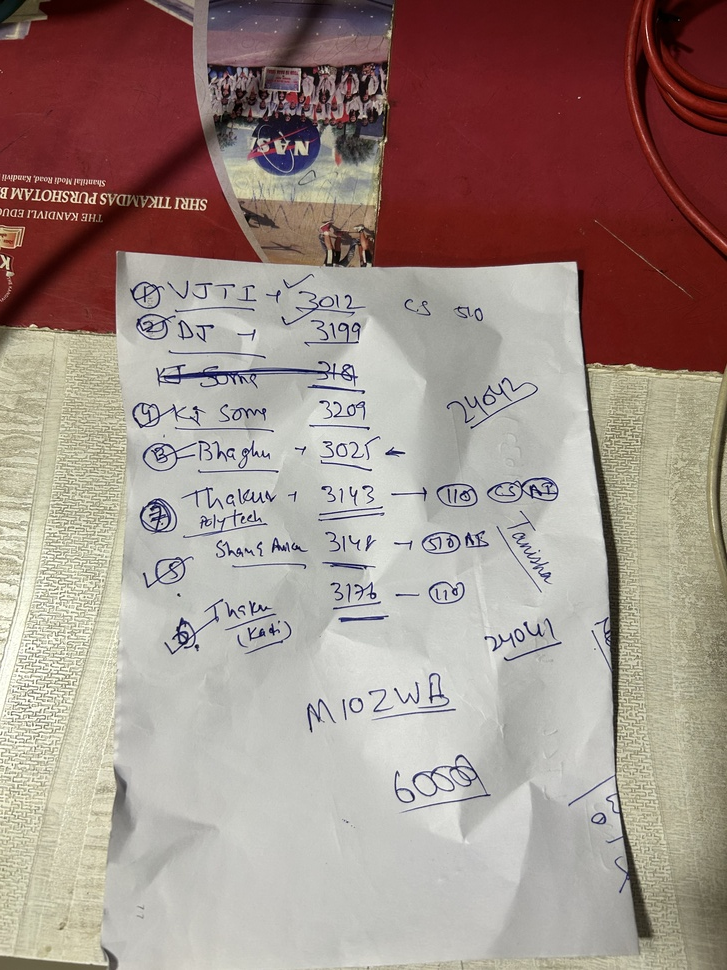
#> input picture IMG_3712.jpeg, 727 x 970 px, shrunk from 3024 x 4032 before the run
$ python -i phase7_quality.py   (imports and definitions only)   (older library calls are emulated)
#> lines starting #> are read from the running program, lines starting #| are printed output that depends on the picture
"""
Phase 7 — Document Quality Analyzer
Evaluates scanned document quality across multiple metrics and generates
a structured quality report with an overall score and star rating.

Metrics:
  - Sharpness       (Variance of Laplacian)
  - Blur Level      (Low / Medium / High)
  - Brightness      (Too Dark / Good / Too Bright)
  - Contrast        (RMS contrast)
  - Perspective     (Edge parallelism check)
  - Noise Level     (High-frequency residual estimation)
  - OCR Readiness   (Composite prediction)
  - Overall Score   (/100) + Star Rating
"""
import cv2
import numpy as np
from dataclasses import dataclass, field, asdict
from typing import Literal


# ══════════════════════════════════════════════════════════════════════════════
# Data Classes
# ══════════════════════════════════════════════════════════════════════════════

@dataclass
class QualityReport:
    # Raw metric values
    sharpness_score: float = 0.0        # 0–100
    blur_variance:   float = 0.0        # raw Laplacian variance
    brightness_mean: float = 0.0        # 0–255
    contrast_rms:    float = 0.0        # 0–127
    noise_estimate:  float = 0.0        # 0–100 (lower = less noise)

    # Classification labels
    blur_level:    Literal["Low", "Medium", "High"] = "Medium"
    brightness_ok: Literal["Too Dark", "Good", "Too Bright"] = "Good"
    contrast_ok:   Literal["Low", "Good", "Excellent"] = "Good"
    noise_level:   Literal["Low", "Medium", "High"] = "Medium"
    perspective_ok: bool = True

    # Composite scores
    ocr_readiness:  float = 0.0         # 0–100
    overall_score:  float = 0.0         # 0–100
    star_rating:    int   = 3           # 1–5

    # Recommendations
    recommendations: list[str] = field(default_factory=list)

    def to_dict(self) -> dict:
        return asdict(self)

    # [24 lines left out: function __str__, not called in this run]


# ══════════════════════════════════════════════════════════════════════════════
# Individual Metric Functions
# ══════════════════════════════════════════════════════════════════════════════

def measure_sharpness(gray: np.ndarray) -> tuple[float, float]:
    """
    Sharpness via Variance of Laplacian.
    High variance = sharp; Low variance = blurry.

    Returns:
        (score_0_100, raw_variance)
    """
    lap = cv2.Laplacian(gray, cv2.CV_64F)
    variance = float(lap.var())

    # Empirical calibration:
    # variance < 50   → very blurry
    # variance > 2000 → very sharp
    score = np.clip(variance / 2000.0 * 100, 0, 100)
    return float(score), variance


def classify_blur(variance: float) -> Literal["Low", "Medium", "High"]:
    """Classify blur level from Laplacian variance."""
    if variance > 500:
        return "Low"
    elif variance > 100:
        return "Medium"
    else:
        return "High"


def measure_brightness(gray: np.ndarray) -> tuple[float, Literal["Too Dark", "Good", "Too Bright"]]:
    """
    Measure mean brightness and classify.

    Returns:
        (mean_brightness, label)
    """
    mean = float(gray.mean())
    if mean < 60:
        label: Literal["Too Dark", "Good", "Too Bright"] = "Too Dark"
    elif mean > 200:
        label = "Too Bright"
    else:
        label = "Good"
    return mean, label


def measure_contrast(gray: np.ndarray) -> tuple[float, Literal["Low", "Good", "Excellent"]]:
    """
    RMS contrast = std(pixel_intensities).

    Returns:
        (rms_contrast, label)
    """
    rms = float(gray.std())
    if rms < 30:
        label: Literal["Low", "Good", "Excellent"] = "Low"
    elif rms > 60:
        label = "Excellent"
    else:
        label = "Good"
    return rms, label


def estimate_noise(gray: np.ndarray) -> tuple[float, Literal["Low", "Medium", "High"]]:
    """
    Estimate noise level using high-frequency residual.
    noise_img = |image - gaussian_smoothed|
    noise_estimate = mean of noise_img

    Returns:
        (noise_score_0_100, label)
    """
    smoothed = cv2.GaussianBlur(gray, (5, 5), 0)
    residual = cv2.absdiff(gray, smoothed).astype(np.float32)
    noise_mean = float(residual.mean())

    # Normalize: 0 = no noise, 100 = very noisy
    score = np.clip(noise_mean / 30.0 * 100, 0, 100)

    if noise_mean < 5:
        label: Literal["Low", "Medium", "High"] = "Low"
    elif noise_mean < 12:
        label = "Medium"
    else:
        label = "High"

    return float(score), label


def check_perspective(gray: np.ndarray) -> bool:
    """
    Check edge parallelism after perspective correction.
    Uses Hough lines to detect the dominant near-vertical and near-horizontal
    lines and checks their variance in angle.

    Returns True if perspective appears correct (low angle variance).
    """
    edges = cv2.Canny(gray, 50, 150)
    lines = cv2.HoughLinesP(
        edges, 1, np.pi / 180, threshold=80,
        minLineLength=gray.shape[1] // 5, maxLineGap=20
    )
    if lines is None or len(lines) < 4:
        return True  # Not enough lines to evaluate

    angles = []
    for line in lines:
        # OpenCV 5 returns (N,4); OpenCV 4 returns (N,1,4) — flatten handles both
        x1, y1, x2, y2 = line.flatten()[:4]
        if x2 != x1:
            angles.append(np.degrees(np.arctan2(int(y2) - int(y1), int(x2) - int(x1))))

    if not angles:
        return True

    # Separate near-horizontal lines
    h_angles = [a for a in angles if abs(a) < 20]
    if len(h_angles) < 2:
        return True

    # Low std of horizontal angles → parallel lines → good perspective
    std = float(np.std(h_angles))
    return std < 5.0


def compute_ocr_readiness(sharpness: float, blur: str,
                            brightness: str, contrast: str,
                            noise: str) -> float:
    """
    Composite OCR readiness prediction (0–100).
    Weighted combination of quality metrics.
    """
    score = sharpness * 0.35  # Sharpness matters most for OCR

    if blur == "Low":
        score += 25.0
    elif blur == "Medium":
        score += 12.0
    # High blur: +0

    if brightness == "Good":
        score += 20.0
    elif brightness in ("Too Dark", "Too Bright"):
        score += 5.0

    if contrast == "Excellent":
        score += 15.0
    elif contrast == "Good":
        score += 8.0

    if noise == "Low":
        score += 5.0
    elif noise == "Medium":
        score += 2.0

    return float(np.clip(score, 0, 100))


def compute_overall_score(sharpness: float, blur: str,
                           brightness: str, contrast: str,
                           noise: str, perspective_ok: bool) -> float:
    """
    Overall document quality score (0–100).
    """
    score = 0.0

    # Sharpness: 30 points
    score += sharpness * 0.30

    # Blur: 20 points
    blur_pts = {"Low": 20, "Medium": 10, "High": 0}
    score += blur_pts.get(blur, 0)

    # Brightness: 15 points
    score += 15 if brightness == "Good" else 4

    # Contrast: 15 points
    contrast_pts = {"Excellent": 15, "Good": 10, "Low": 2}
    score += contrast_pts.get(contrast, 0)

    # Noise: 10 points
    noise_pts = {"Low": 10, "Medium": 5, "High": 0}
    score += noise_pts.get(noise, 0)

    # Perspective: 10 points
    score += 10 if perspective_ok else 0

    return float(np.clip(score, 0, 100))


def score_to_stars(score: float) -> int:
    """Convert 0–100 score to 1–5 star rating."""
    if score >= 90:
        return 5
    elif score >= 75:
        return 4
    elif score >= 55:
        return 3
    elif score >= 35:
        return 2
    else:
        return 1


def generate_recommendations(blur: str, brightness: str,
                               contrast: str, noise: str,
                               perspective_ok: bool) -> list[str]:
    """Generate actionable auto-fix recommendations."""
    recs = []
    if blur in ("Medium", "High"):
        recs.append("Apply sharpening filter to improve text clarity.")
    if brightness == "Too Dark":
        recs.append("Increase brightness — image is underexposed.")
    if brightness == "Too Bright":
        recs.append("Reduce brightness / exposure — image is overexposed.")
    if contrast == "Low":
        recs.append("Enhance contrast using CLAHE or histogram equalization.")
    if noise in ("Medium", "High"):
        recs.append("Apply denoising (bilateral filter or NLM) to reduce noise.")
    if not perspective_ok:
        recs.append("Recapture with the document flat on a surface.")
    if not recs:
        recs.append("Document quality is excellent — no corrections needed.")
    return recs


# ══════════════════════════════════════════════════════════════════════════════
# Master Quality Analyzer
# ══════════════════════════════════════════════════════════════════════════════

def analyze_quality(img: np.ndarray) -> QualityReport:
    """
    Run the full quality analysis pipeline on a document image.

    Args:
        img: BGR or grayscale document image

    Returns:
        QualityReport dataclass with all metrics
    """
    if len(img.shape) == 3:
        gray = cv2.cvtColor(img, cv2.COLOR_BGR2GRAY)
    else:
        gray = img.copy()

    # ── Collect metrics ───────────────────────────────────────────────────────
    sharpness_score, blur_var   = measure_sharpness(gray)
    blur_level                   = classify_blur(blur_var)
    brightness_mean, brightness  = measure_brightness(gray)
    contrast_rms, contrast_label = measure_contrast(gray)
    noise_score, noise_label     = estimate_noise(gray)
    perspective_ok               = check_perspective(gray)

    # ── Compute composites ────────────────────────────────────────────────────
    ocr_readiness = compute_ocr_readiness(
        sharpness_score, blur_level, brightness, contrast_label, noise_label
    )
    overall_score = compute_overall_score(
        sharpness_score, blur_level, brightness, contrast_label,
        noise_label, perspective_ok
    )
    star_rating = score_to_stars(overall_score)
    recs = generate_recommendations(
        blur_level, brightness, contrast_label, noise_label, perspective_ok
    )

    report = QualityReport(
        sharpness_score  = round(sharpness_score, 2),
        blur_variance    = round(blur_var, 2),
        brightness_mean  = round(brightness_mean, 2),
        contrast_rms     = round(contrast_rms, 2),
        noise_estimate   = round(noise_score, 2),
        blur_level       = blur_level,
        brightness_ok    = brightness,
        contrast_ok      = contrast_label,
        noise_level      = noise_label,
        perspective_ok   = perspective_ok,
        ocr_readiness    = round(ocr_readiness, 2),
        overall_score    = round(overall_score, 2),
        star_rating      = star_rating,
        recommendations  = recs,
    )

    return report

>>> import cv2
>>> picture = cv2.imread('../IMG_3712.jpeg')
#> picture is the input picture: shape (970, 727, 3); mean B, G, R 134.7, 141.8, 160.2
>>> result = analyze_quality(picture)
#> in analyze_quality, `gray = cv2.cvtColor(img, cv2.COLOR_BGR2GRAY)`:
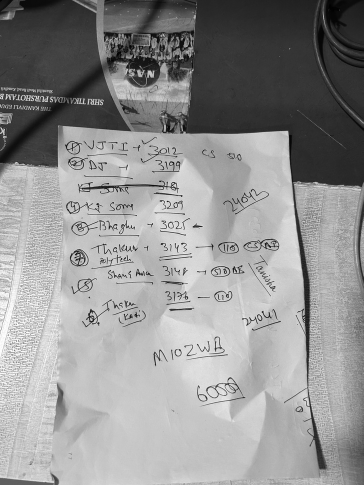
#> gray: shape (970, 727) (shown at 1/2 size); min 0, max 254, mean 146.5
#> in measure_sharpness, `lap = cv2.Laplacian(gray, cv2.CV_64F)`:
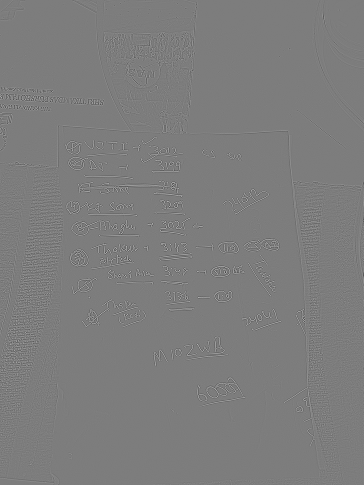
#> lap: shape (970, 727) float64 (shown at 1/2 size); min -515, max 534, mean 0; drawn with min black and max white
#> in measure_sharpness, `variance = float(lap.var())`: variance = 2222
#> in measure_sharpness, `score = np.clip(variance / 2000.0 * 100, 0, 100)`: score = 100
#> in analyze_quality, `sharpness_score, blur_var   = measure_sharpness(gray)`: blur_var = 2222
#> in analyze_quality, `blur_level                   = classify_blur(blur_var)`: blur_level = 'Low'
#> in measure_brightness, `mean = float(gray.mean())`: mean = 146.5
#> in analyze_quality, `brightness_mean, brightness  = measure_brightness(gray)`: brightness = 'Good'
#> in measure_contrast, `rms = float(gray.std())`: rms = 65.64
#> in analyze_quality, `contrast_rms, contrast_label = measure_contrast(gray)`: contrast_label = 'Excellent'
#> in estimate_noise, `residual = cv2.absdiff(gray, smoothed).astype(np.float32)`:
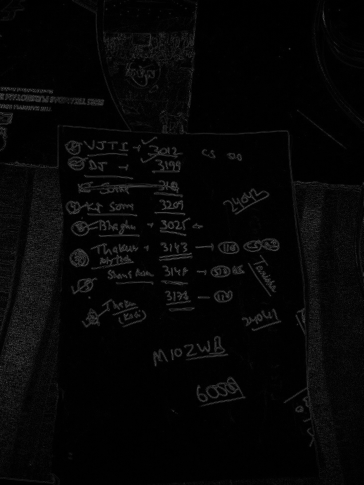
#> residual: shape (970, 727) float32 (shown at 1/2 size); min 0, max 130, mean 6.1
#> in estimate_noise, `noise_mean = float(residual.mean())`: noise_mean = 6.1
#> in estimate_noise, `score = np.clip(noise_mean / 30.0 * 100, 0, 100)`: score = 20.34
#> in analyze_quality, `noise_score, noise_label     = estimate_noise(gray)`: noise_label = 'Medium'
#> in check_perspective, `edges = cv2.Canny(gray, 50, 150)`:
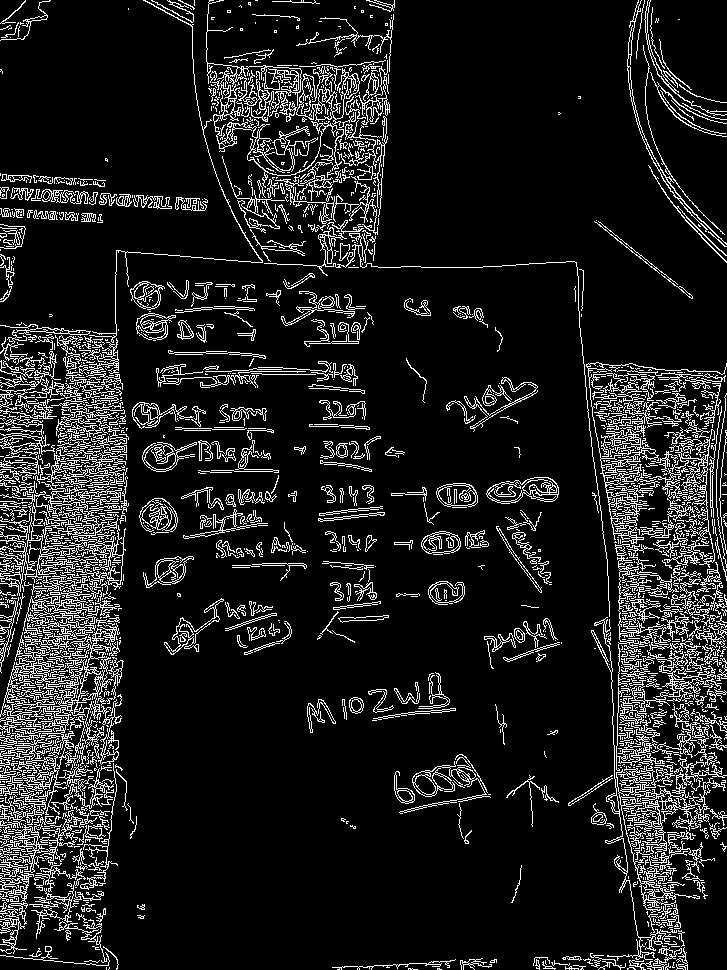
#> edges: shape (970, 727); 11.4% white in thin lines or dots
#> in check_perspective, `lines = cv2.HoughLinesP( edges, 1, np.pi / 180, threshold=80, minLineL..`: lines = 323 rows, first 6: [6, 952, 122, 407], [0, 932, 74, 331], [601, 363, 665, 969], [604, 364, 667, 969], [2, 932, 117, 340], [0, 949, 120, 381]
#> the loop in check_perspective, `for line in lines:` made 323 passes
#> after the loop in check_perspective, `for line in lines:`: angles = 319 values, max 89.05 at index 62, min -89.31 at index 308, mean -24.98
#> in check_perspective, `h_angles = [a for a in angles if abs(a) < 20]`: h_angles = [-2.74, -2.06, -4.9, 0.851, -3.98, 4.67, 3.2, 2.89, -0.886, -2.1, 10.95, -4.99, 0, 8.04, -8.99, 4.85, 4.01]
#> in check_perspective, `std = float(np.std(h_angles))`: std = 4.99
#> in analyze_quality, `perspective_ok               = check_perspective(gray)`: perspective_ok = True
#> in compute_ocr_readiness, `score = sharpness * 0.35`: score = 35
#> in compute_ocr_readiness, `score += 25.0`: score = 60
#> in compute_ocr_readiness, `score += 20.0`: score = 80
#> in compute_ocr_readiness, `score += 15.0`: score = 95
#> in compute_ocr_readiness, `score += 2.0`: score = 97
#> in compute_overall_score, `score += sharpness * 0.30`: score = 30
#> in compute_overall_score, `score += blur_pts.get(blur, 0)`: score = 50
#> in compute_overall_score, `score += 15 if brightness == "Good" else 4`: score = 65
#> in compute_overall_score, `score += contrast_pts.get(contrast, 0)`: score = 80
#> in compute_overall_score, `score += noise_pts.get(noise, 0)`: score = 85
#> in compute_overall_score, `score += 10 if perspective_ok else 0`: score = 95
#> in analyze_quality, `star_rating = score_to_stars(overall_score)`: star_rating = 5
#> in analyze_quality, `recs = generate_recommendations( blur_level, brightness, contrast_labe..`: recs = 1 item

$ run again, on IMG_3717.jpeg
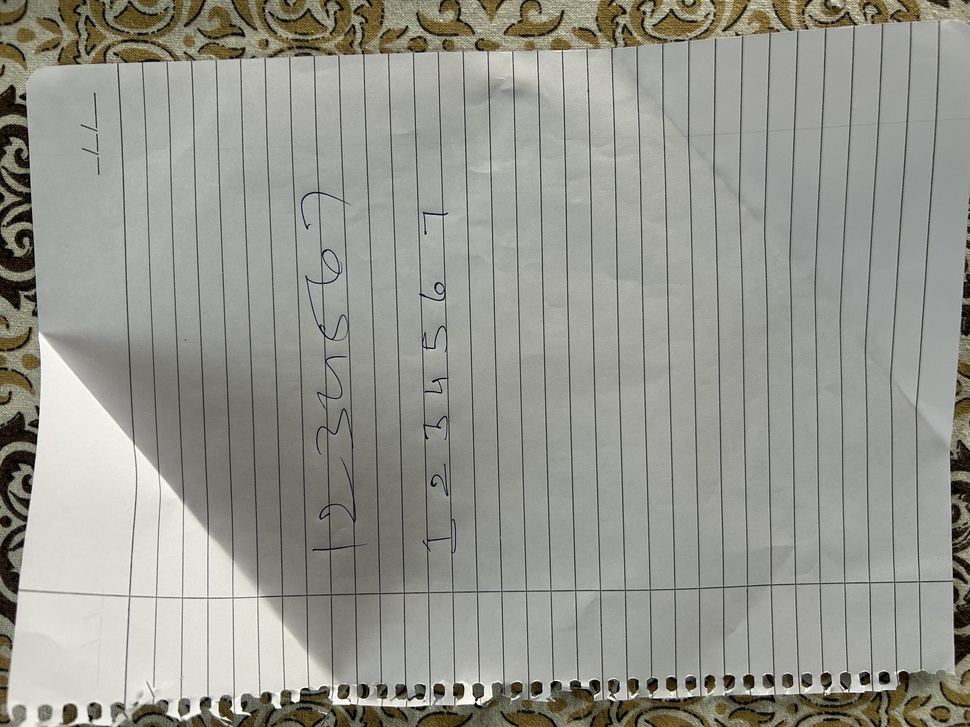
#> input picture IMG_3717.jpeg, 970 x 727 px, shrunk from 4032 x 3024 before the run
#> picture is the input picture: shape (727, 970, 3); mean B, G, R 143.7, 151.2, 151
#> variance = 2026.4
#> in measure_sharpness, `score = np.clip(variance / 2000.0 * 100, 0, 100)`: score = 100
#> blur_var = 2026.4
#> blur_level = 'Low'
#> mean = 150.3
#> brightness = 'Good'
#> rms = 41.8
#> contrast_label = 'Good'
#> in estimate_noise, `residual = cv2.absdiff(gray, smoothed).astype(np.float32)`:
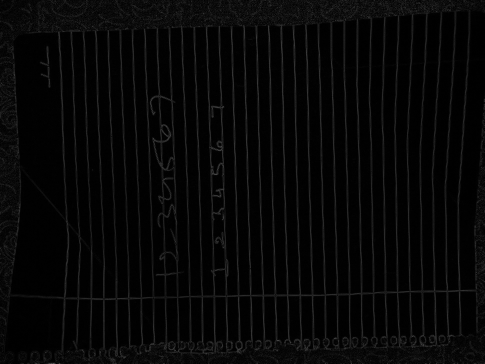
#> residual: shape (727, 970) float32 (shown at 1/2 size); min 0, max 117, mean 6.6
#> noise_mean = 6.56
#> in estimate_noise, `score = np.clip(noise_mean / 30.0 * 100, 0, 100)`: score = 21.88
#> noise_label = 'Medium'
#> in check_perspective, `edges = cv2.Canny(gray, 50, 150)`:
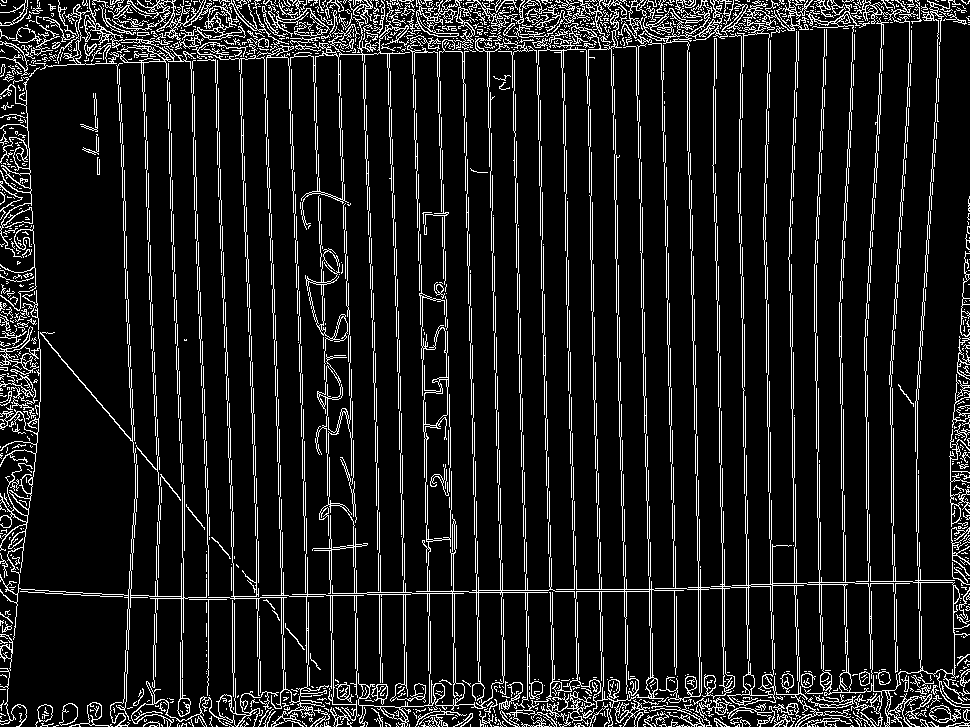
#> edges: shape (727, 970); 11.1% white in thin lines or dots
#> lines = 200 rows, first 6: [261, 3, 286, 718], [83, 0, 969, 0], [691, 251, 695, 473], [360, 1, 376, 474], [768, 325, 773, 639], [0, 37, 969, 20]
#> the loop in check_perspective, `for line in lines:` made 200 passes
#> after the loop in check_perspective, `for line in lines:`: angles = 187 values, max 89.24 at index 79, min -89.13 at index 177, mean 8.28
#> h_angles = 98 values, max 2.06 at index 77, min -2.15 at index 80, mean -0.769
#> std = 0.801
#> perspective_ok = True
#> in compute_ocr_readiness, `score = sharpness * 0.35`: score = 35
#> in compute_ocr_readiness, `score += 25.0`: score = 60
#> in compute_ocr_readiness, `score += 20.0`: score = 80
#> in compute_ocr_readiness, `score += 8.0`: score = 88
#> in compute_ocr_readiness, `score += 2.0`: score = 90
#> in compute_overall_score, `score += sharpness * 0.30`: score = 30
#> in compute_overall_score, `score += blur_pts.get(blur, 0)`: score = 50
#> in compute_overall_score, `score += 15 if brightness == "Good" else 4`: score = 65
#> in compute_overall_score, `score += contrast_pts.get(contrast, 0)`: score = 75
#> in compute_overall_score, `score += noise_pts.get(noise, 0)`: score = 80
#> in compute_overall_score, `score += 10 if perspective_ok else 0`: score = 90
#> star_rating = 5
#> recs = 1 item
